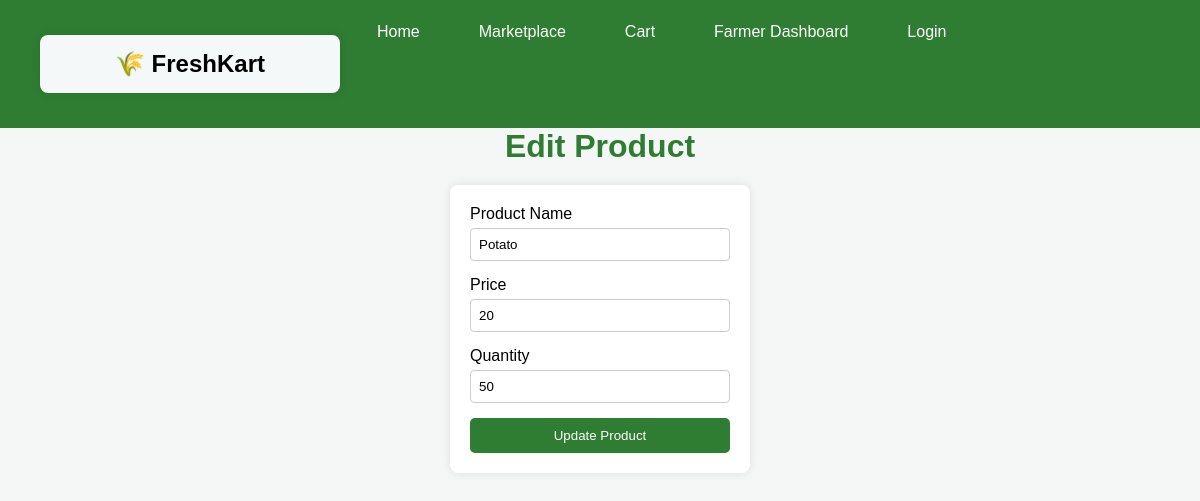
Screenshot of /edit_product/1 with the database file from the repository.
### tables this page shows
CREATE TABLE products(
        id INTEGER PRIMARY KEY AUTOINCREMENT,
        farmer_id INTEGER,
        name TEXT,
        price INTEGER,
        quantity INTEGER,
        image TEXT
    );

### app.py (the view, shortened to what this page needs)
@app.route("/edit_product/<int:id>", methods=["GET","POST"])
def edit_product(id):
    conn = get_db()
    cur = conn.cursor()
    cur.execute("SELECT * FROM products WHERE id=?", (id,))
    product = cur.fetchone()
    return render_template("edit_product.html",product=product)

### app.py (called while the page is built)
def get_db():
    conn = sqlite3.connect("database.db")
    conn.row_factory = sqlite3.Row
    return conn

### templates/edit_product.html (shortened to what this page needs)
<!DOCTYPE html>
<html>
<head>
{% include "navbar.html" %}
<link rel="stylesheet" href="{{ url_for('static', filename='style.css') }}">
</head>
<body>
<h1>Edit Product</h1>
<form method="POST">
<label>Product Name</label>
<input type="text" name="name" value="{{product.name}}">
<label>Price</label>
<input type="number" name="price" value="{{product.price}}">
<label>Quantity</label>
<input type="number" name="quantity" value="{{product.quantity}}">
<button type="submit">Update Product</button>
</form>
</body>
</html>

### static/style.css (style rules this page uses)
body { font-family: Arial, Helvetica, sans-serif; margin:0; padding:0; background:#f4f7f6; }
h1 { text-align:center; color:#2e7d32; }
form { background:white; padding:20px; width:300px; border-radius:8px; box-shadow:0px 0px 10px rgba(0,0,0,0.1); margin:20px auto; }
input,select { width:100%; padding:8px; margin-top:5px; margin-bottom:15px; border:1px solid #ccc; border-radius:4px; }
button { background:#2e7d32; color:white; border:none; padding:10px; width:100%; border-radius:5px; cursor:pointer; }
* { margin:0; padding:0; box-sizing:border-box; }
body { font-family:Arial, Helvetica, sans-serif; }

### rows the page displays
products: name "Potato", price "20", quantity "50"
